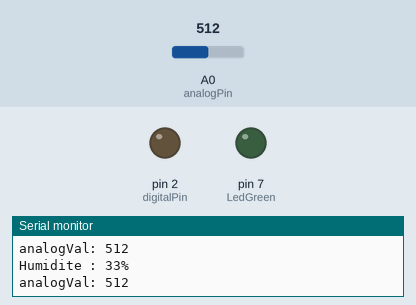
This sketch was run on a simulated Arduino Uno, built with avr-gcc and run on an emulated ATmega328P. Parts: output pins drawn as LEDs (lit = HIGH), the last lines printed to the serial monitor. Inputs (shaded band) come from the test bench; at power-on: A0 (analogPin) = 512.

Above: at 1.2 s.
1.3 s: A0 (analogPin) set to 558
2.8 s: A0 (analogPin) set to 594
At 3.5 s:
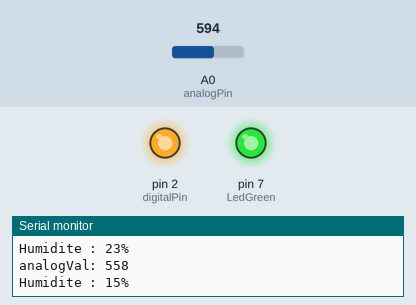
Timing chart, 0 to 11.8 s (numbered marks = the images above; inputs shaded):
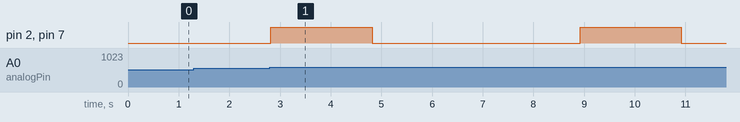

The sketch:

smart_irrigation.ino
```cpp
int digitalPin = 2; // pour le relais
int analogPin = A0; // pour le capteur de l'humidité du sol
int digitalVal; // digital readings
int analogVal; //analog readings
int LedGreen = 7;
int humiditeVal;

void setup()
{
  Serial.begin(9600); // établit une communication série avec la carte Arduino pour envoyer et recevoir des données sur la voie série
	pinMode(digitalPin, OUTPUT); // configurer le comportement (entrée ou sortie) de la broche passée en paramètre
	digitalWrite(digitalPin, LOW); // écrit une valeur (HIGH ou LOW) sur une broche configurée en tant que sortie (OUTPUT).
  pinMode(LedGreen, OUTPUT);
}

void loop()
{
  analogVal = analogRead(A0); //lire la valeur retournée par le capteur de l'humidité
 	humiditeVal = map(analogVal,667,210,0,100); // map(valeur_entrée, inférieur_entrée, supérieur_entrée, inférieur_sortie, supérieur_sortie);
 	Serial.print("Humidite : ");
 	Serial.print(humiditeVal);
 	Serial.println("%");

  if (humiditeVal < 20){ //si la capteur de l'humidité donne une valeur de < 20%
    digitalWrite(LedGreen, HIGH); // allumer la LED
		digitalWrite(digitalPin, HIGH);// La pompe à eau arrose la plante
    delay(2000);

    digitalWrite(digitalPin, LOW);
    digitalWrite(LedGreen, LOW);
    delay(4000);
  } else { // sinon
		digitalWrite(digitalPin, LOW); //La pompe à eau arrête l'arrosage
		digitalWrite(LedGreen, LOW); // éteindre la LED
    //delay(4000);
  }

  Serial.print ("analogVal: ");
  Serial.println (analogVal);
	delay(100);
}
```

Measured:
- the behaviour switches between 575 and 576 on A0 (analogPin) (found by bisection; images 0 and 1)
- after the input at 2.8 s, pin 2 (digitalPin), pin 7 (LedGreen): alternates HIGH for 2.0 s and LOW for 4.1 s, starting at once
